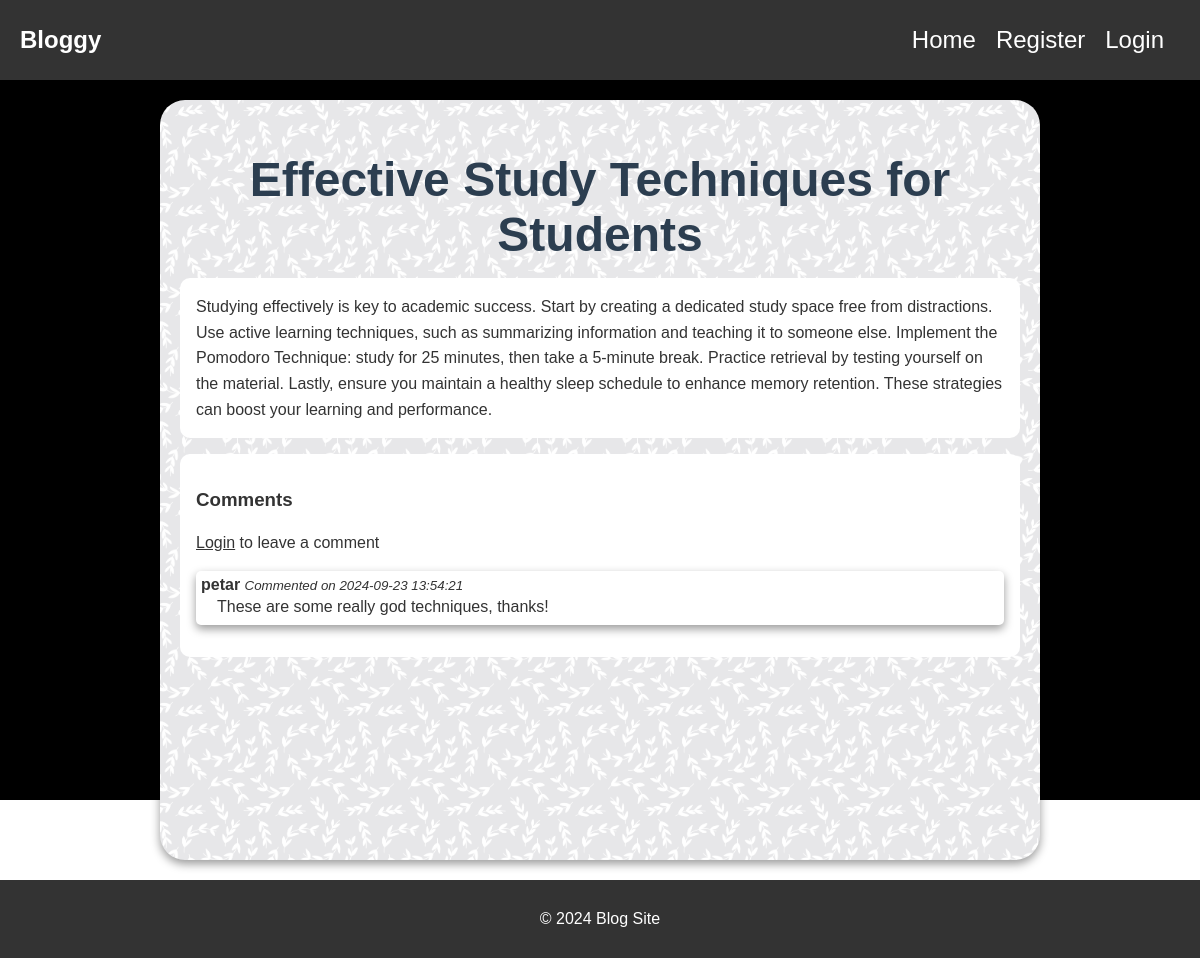
Screenshot of /post.php?blog_id=19 with the database file from the repository.
### tables this page shows
CREATE TABLE `blog_post` (
  `blog_id` int NOT NULL,
  `title` varchar(150) NOT NULL,
  `content` varchar(5000) DEFAULT NULL,
  `user_id` int NOT NULL,
  `created_timestamp` timestamp NOT NULL DEFAULT CURRENT_TIMESTAMP,
  `category_id` int NOT NULL
);

CREATE TABLE `comment` (
  `comment_id` int NOT NULL,
  `user_id` int NOT NULL,
  `post_id` int NOT NULL,
  `content` varchar(500) NOT NULL,
  `created_at` timestamp NOT NULL DEFAULT CURRENT_TIMESTAMP
);

CREATE TABLE `user` (
  `user_id` int NOT NULL,
  `user_name` varchar(50) NOT NULL,
  `email` varchar(50) NOT NULL,
  `password` char(60) NOT NULL
);

### post.php (called while the page is built, shortened)
<?php
require_once 'config/init.php';
$blogPostModel = new Post($connection);
$post = $blogPostModel->get_post($_GET['blog_id']);
$comments = $blogPostModel->get_comments($_GET['blog_id']);
$title = $post['title'];
$content = $post['content'];
include 'views/post.php';
include 'views/layout.php';

### models/Post.php (called while the page is built, shortened)
<?php
class Post
{
    private $conn;
    public function __construct($db)
    {
        $this->conn = $db;
    }
    public function get_post($id)
    {
        $stmt = $this->conn->prepare("SELECT bp.*, u.user_name FROM blog_post AS bp JOIN user AS u ON bp.user_id = u.user_id WHERE blog_id = :blog_id");
        $stmt->bindParam(':blog_id', $id);
        if ($stmt->execute()) {
            $post = $stmt->fetch(PDO::FETCH_ASSOC);
            return $post;
        }
        return null;
    }
    public function get_comments($id)
    {
        $stmt = $this->conn->prepare("SELECT * FROM comment c JOIN user AS u ON c.user_id = u.user_id WHERE post_id = :blog_id;");
        $stmt->bindParam(':blog_id', $id);
        if ($stmt->execute()) {
            $comments = $stmt->fetchAll(PDO::FETCH_ASSOC);
            return $comments;
        }
        return null;
    }
}

### views/post.php (the view, shortened to what this page needs)
<h1><?php echo htmlspecialchars($title); ?></h1>
<p class="blog-text"><?php echo htmlspecialchars($content); ?></p>
<div class="comments-wrapper">
    <h3>Comments</h3>
    <?php if ($_SESSION['user_id']): ?>
        <div>
            <form action="/blog_app/post.php?blog_id=<?php echo $post['blog_id'] ?>" method="POST">
                <textarea name="content" id="txt_comment"></textarea>
                <button type="submit">Leave a Comment</button>
            </form>
        </div>
    <?php else: ?>
        <p> <a href="/blog_app/login.php" style="text-decoration: underline">Login</a> to leave a comment</p>
    <?php endif; ?>
    <?php if (!empty($comments)): ?>
        <ul>
            <?php foreach ($comments as $comment): ?>
                <div class="comment-container">
                    <li class="comment" id="comment-<?php echo $comment['comment_id'] ?>">
                        <a class="comment-username" href="/blog_app/user.php?user_id=<?php echo htmlspecialchars($comment['user_id']) ?>">
                            <?php echo htmlspecialchars($comment['user_name']); ?>
                        </a>
                        <i><small>Commented on <?php echo htmlspecialchars($comment['created_at']); ?></small></i>
                        <br>
                        <p class="comment-content"><?php echo htmlspecialchars($comment['content']) ?></p>
                    </li>
                </div>
            <?php endforeach; ?>
        </ul>
    <?php else: ?>
        <hr>
        <p>No comments available.</p>
    <?php endif; ?>
</div>

### public/css/styles.css (style rules this page uses)
html, body { min-height: 100vh !important; margin: 0; font-family: Arial, sans-serif; color: #333; display: flex; flex-direction: column; }
a { text-decoration: none; color: inherit; transition: color 0.3s; }
h1, h2 { color: #2c3e50; }
h1 { font-size: 3rem; margin-bottom: 0; text-align: center; }
p { line-height: 1.6; }
.blog-text, .comments-wrapper { background-color: #ffffff; border-radius: 10px; padding: 1rem; }
.comment-username, .post-username { font-weight: bold; }
.posts-wrapper > ul, .comments-wrapper ul { list-style-type: none !important; padding: 0; }
.comment-container { border-radius: 5px; box-shadow: 0 4px 10px rgba(0, 0, 0, 0.4); padding: 5px; margin-bottom: 4px; position: relative; }
.comment-content { margin: 0; padding-left: 1rem; }

### rows the page displays
blog_post: title "Effective Study Techniques for Students", content "Studying effectively is key to academic success. Start by creating a dedicated study space free from distractions. Use active learning techniques, such as summarizing information and teaching it to someone else. Implement the Pomodoro Technique: study for 25 minutes, then take a 5-minute break. Practice retrieval by testing yourself on the material. Lastly, ensure you maintain a healthy sleep schedule to enhance memory retention. These strategies can boost your learning and performance."
comment: user.user_name "petar", created_at "2024-09-23 13:54:21", content "These are some really god techniques, thanks!"
